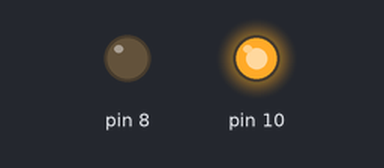
Bench run of a sketch on a simulated Arduino Uno, built with avr-gcc and run on an emulated ATmega328P. Parts: output pins drawn as LEDs (lit = HIGH).

Above: at 0.7 s.
At 3.7 s:
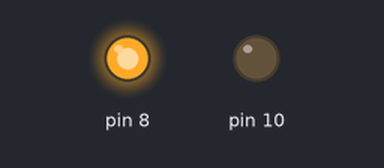
At 5.2 s:
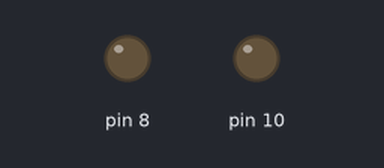
Timing chart, 0 to 7.8 s (numbered marks = the images above):
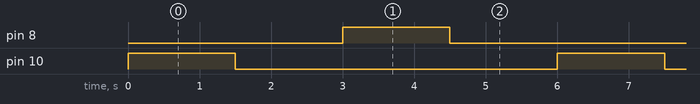

The sketch:

code1.ino
```cpp
void setup()
{
  pinMode(10, OUTPUT);
  pinMode(8, OUTPUT);
}


void loop()
{
  digitalWrite(10, HIGH);
  delay(1500);
  digitalWrite(10, LOW);
  delay(1500);
  digitalWrite(8, HIGH);
  delay(1500);
  digitalWrite(8, LOW);
  delay(1500);
}
```

Measured:
- by itself, pin 8, pin 10: alternates HIGH for 1.5 s and LOW for 4.5 s
- by itself, everything shown: repeats every 6.0 s, in 4 steps
